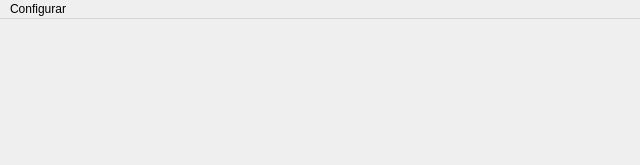
<?xml version="1.0" encoding="UTF-8"?>
<ui version="4.0">
 <class>MainWindow</class>
 <widget class="QMainWindow" name="MainWindow">
  <property name="geometry">
   <rect>
    <x>0</x>
    <y>0</y>
    <width>640</width>
    <height>165</height>
   </rect>
  </property>
  <property name="windowTitle">
   <string>MainWindow</string>
  </property>
  <widget class="QWidget" name="centralwidget"/>
  <widget class="QMenuBar" name="menuBar">
   <property name="geometry">
    <rect>
     <x>0</x>
     <y>0</y>
     <width>640</width>
     <height>21</height>
    </rect>
   </property>
   <widget class="QMenu" name="menuConfigurar">
    <property name="title">
     <string>Configurar</string>
    </property>
    <widget class="QMenu" name="menuJanelas">
     <property name="title">
      <string>Janelas</string>
     </property>
     <addaction name="actionJson_Editor"/>
     <addaction name="actionMachine"/>
     <addaction name="actionCam"/>
     <addaction name="separator"/>
    </widget>
    <addaction name="menuJanelas"/>
    <addaction name="actionSalvar"/>
    <addaction name="actionSair"/>
   </widget>
   <addaction name="menuConfigurar"/>
  </widget>
  <action name="actionJson_Editor">
   <property name="text">
    <string>Json Editor</string>
   </property>
   <property name="shortcut">
    <string>Ctrl+J</string>
   </property>
  </action>
  <action name="actionMachine">
   <property name="text">
    <string>Máquina</string>
   </property>
   <property name="shortcut">
    <string>Ctrl+M</string>
   </property>
  </action>
  <action name="actionCam">
   <property name="text">
    <string>Camera</string>
   </property>
   <property name="shortcut">
    <string>Ctrl+C</string>
   </property>
  </action>
  <action name="actionSalvar">
   <property name="text">
    <string>Salvar</string>
   </property>
   <property name="shortcut">
    <string>Ctrl+S</string>
   </property>
  </action>
  <action name="actionSair">
   <property name="text">
    <string>Sair</string>
   </property>
   <property name="shortcut">
    <string>Esc, Ctrl+C</string>
   </property>
  </action>
 </widget>
 <resources/>
 <connections/>
</ui>
